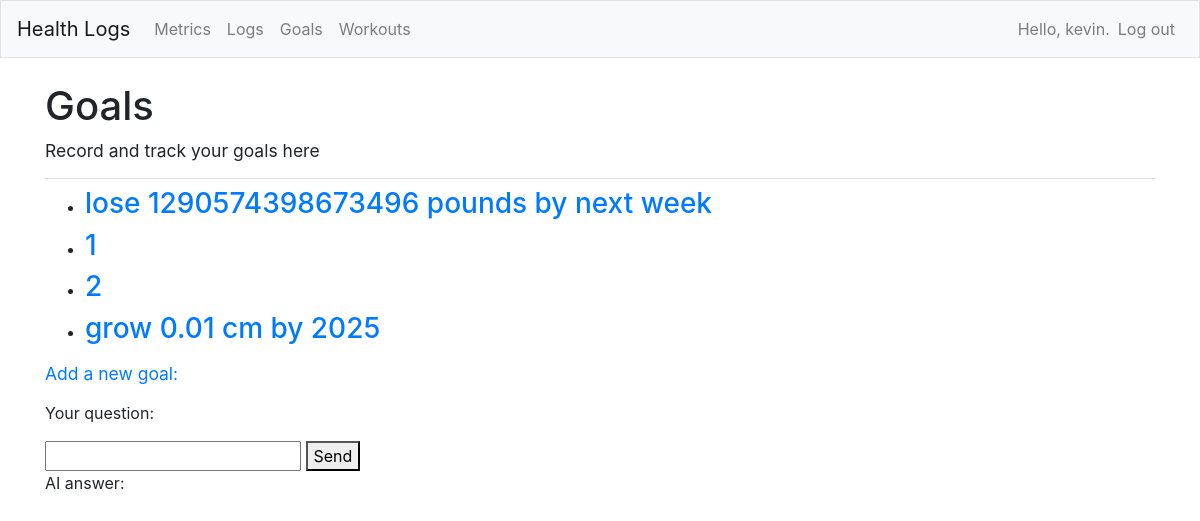
The app's page /topics_goals/ (signed in) with its own data.
### health_logs/models.py (models this page shows)
class GoalTopic(models.Model):
  text = models.CharField(max_length = 200)
  date_added = models.DateTimeField(auto_now_add = True)
  owner = models.ForeignKey(User, on_delete=models.CASCADE)
  def __str__(self):
    return self.text

### health_logs/views.py (the view)
# urls.py: path('topics_goals/', views.topics_goals, name='topics_goals'),
@login_required
def topics_goals(request):
  topics = GoalTopic.objects.filter(owner=request.user).order_by('date_added')
  context = {'topics' : topics, 'time_intervals' : '3 1 4 1 5', 'above' : 'Push Ups,Rest,Sit Ups,Rest,Squats', 'below' : ',Next: Sit Ups,,Next: Squats,'}#############changed
  return render(request, 'health_logs/topics_goals.html', context)

### health_logs/templates/health_logs/topics_goals.html (shortened to what this page needs)
{% extends "health_logs/base.html" %}
{% block page_header %}
  <h1>Goals</h1>
  <h5><small>Record and track your goals here</small></h5>
{% endblock page_header %}
{% block content %}
  <ul>
      {% for topic in topics %}
        <li><h3><a href="{% url 'health_logs:topic_goals' topic.id %}">{{ topic }}</a></h3></li>
      {% empty %}
        <li>No goals have been added yet.</li>
      {% endfor %}
  </ul>
  <h5><small><a href="{% url 'health_logs:new_topic_goals' %}">Add a new goal:</a></small></h5>
  <p>
  <form action="{% url 'health_logs:topics'%}" method='post'>
    <p>Your question:</p>
    <input type="text" name="editBox1" placeholder="">
    <button type="submit" name="submitButton">Send</button>
    <p>AI answer:</p>
  </form>
  </p>
{% endblock content %}

### health_logs/templates/health_logs/base.html (shortened to what this page needs)
{% load bootstrap4 %}
<!doctype html>
<html lang="en">
<head>
  {% bootstrap_css %}
</head>
<body>
  <nav class="navbar navbar-expand-md navbar-light bg-light mb-4 border">
    <a class="navbar-brand" href="{% url 'health_logs:index' %}">
        Health Logs</a>
    <div class="collapse navbar-collapse" id="navbarCollapse">
      <ul class="navbar-nav mr-auto">
        <li class="nav-item">
          <a class="nav-link" href="{% url 'health_logs:topics'%}">
              Metrics</a></li>
		<li class="nav-item">
          <a class="nav-link" href="{% url 'health_logs:topics_logs'%}">
              Logs</a></li>
	    <li class="nav-item">
          <a class="nav-link" href="{% url 'health_logs:topics_goals'%}">
              Goals</a></li>
		<li class="nav-item">
          <a class="nav-link" href="{% url 'health_logs:topics_workouts'%}">
              Workouts</a></li>
      </ul>
      <ul class="navbar-nav ml-auto">
        {% if user.is_authenticated %}
          <li class="nav-item">
            <span class="navbar-text"}">Hello, {{ user.username }}.</span>
          </li>
          <li class="nav-item">
            <a class="nav-link" href="{% url 'users:logout' %}">Log out</a>
          </li>
        {% else %}
          <li class="nav-item">
            <a class="nav-link" href="{% url 'users:register' %}">Register</a>
          </li>
          <li class="nav-item">
            <a class="nav-link" href="{% url 'users:login' %}">Log in</a></li>
        {% endif %}
      </ul>
    </div>
  </nav>
  <main role="main" class="container">
    <div class="pb-2 mb-2 border-bottom">
      {% block page_header %}{% endblock page_header %}
    </div>
    <div>
      {% block content %}{% endblock content %}
    </div>
  </main>
</body>
</html>

### records on screen
GoalTopic: text "lose 1290574398673496 pounds by next week"
GoalTopic: text "1"
GoalTopic: text "2"
GoalTopic: text "grow 0.01 cm by 2025"

### other values on screen
{{ user.username }} "kevin"
